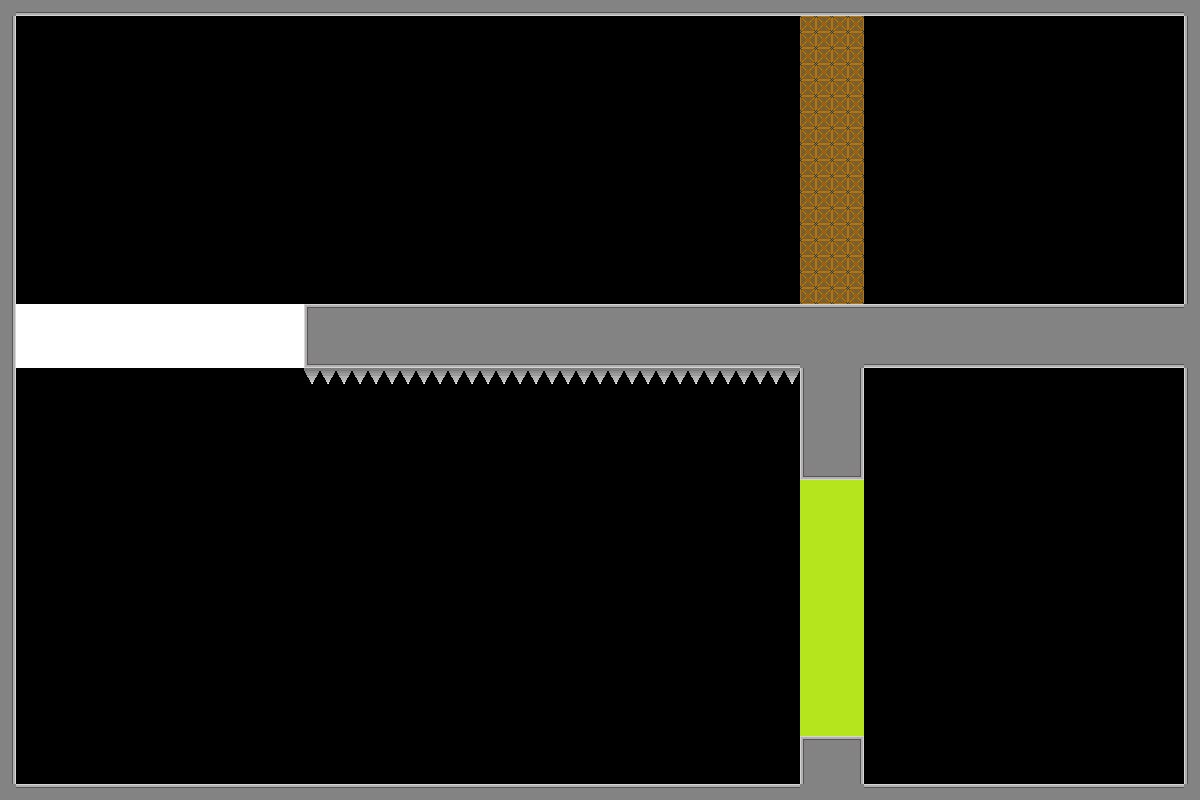

Below is a game level as drawn by its tile map, then a one-line description and the .tmx that defines it (tile-layer data replaced by summaries):
An orthogonal 75x50 tile map with 16x16 px tiles, 1 tile layer (Tile Layer 1) and 4 objects (mini_star, bullet_pickup, white_button, green_button).

<map version="1.10" tiledversion="1.12.2" orientation="orthogonal" renderorder="right-down" width="75" height="50" tilewidth="16" tileheight="16" infinite="0" nextlayerid="3" nextobjectid="5">
 <tileset firstgid="1" source="place_holder_tileset.tsx" />
 <layer id="1" name="Tile Layer 1" width="75" height="50">
  <data>[3750 cells, 745 non-empty, 13 distinct tile ids]</data>
 </layer>
 <objectgroup id="2" name="object_layer">
  <object id="1" name="mini_star" x="986.519" y="111.839" width="90" height="90">
   <properties>
    <property name="obj_type" value="mini_star" />
   </properties>
  </object>
  <object id="2" name="bullet_pickup" x="985.312" y="211.291" width="90" height="60">
   <properties>
    <property name="ability_type" value="bullet_pickup" />
   </properties>
  </object>
  <object id="3" name="white_button" x="191.019" y="54.2699" width="132.71" height="43.4324" rotation="180">
   <properties>
    <property name="obj_type" value="button" />
   </properties>
  </object>
  <object id="4" name="green_button" x="57.8523" y="747.686" width="128" height="32">
   <properties>
    <property name="obj_type" value="button" />
   </properties>
  </object>
 </objectgroup>
</map>
